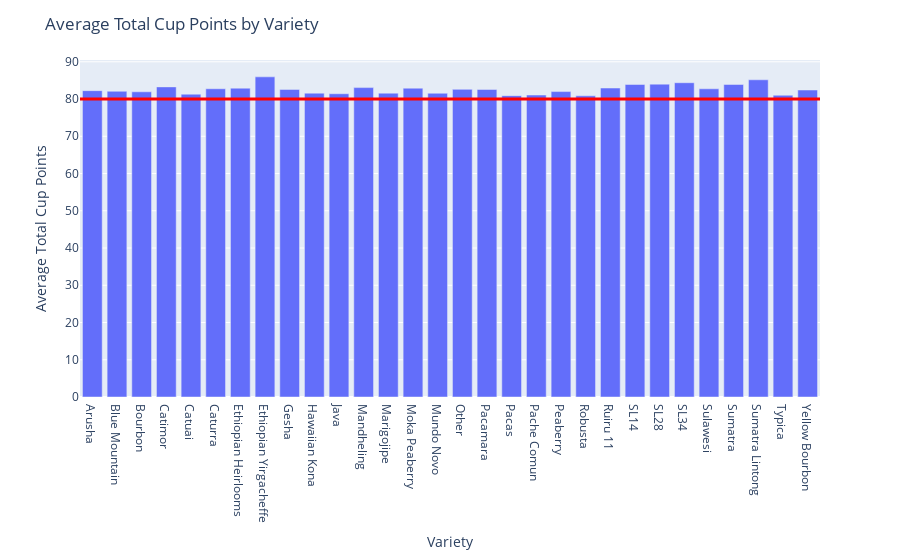

This figure's notebook cell:
### Markdown cell above
## Basic EDA

### Code cell
data_cup = data.groupby('Variety')['Total.Cup.Points'].mean()
fig_cup = px.bar(data_cup)
fig_cup.update_layout(
    title='Average Total Cup Points by Variety',
    xaxis_title='Variety',
    yaxis_title='Average Total Cup Points',
    showlegend = False)
fig_cup.add_hline(y=80, line_width=3, line_dash='solid', line_color='red')

### Figure 1 — Plotly figure (JSON) as saved in the notebook; plotly's stock layout.template omitted (floating-point values rounded to 4 significant figures)
{"data": [{"alignmentgroup": "True", "hovertemplate": "variable=Total.Cup.Points<br>Variety=%{x}<br>value=%{y}<extra></extra>", "legendgroup": "Total.Cup.Points", "marker": {"color": "#636efa", "pattern": {"shape": ""}}, "name": "Total.Cup.Points", "offsetgroup": "Total.Cup.Points", "orientation": "v", "showlegend": true, "textposition": "auto", "type": "bar", "x": ["Arusha", "Blue Mountain", "Bourbon", "Catimor", "Catuai", "Caturra", "Ethiopian Heirlooms", "Ethiopian Yirgacheffe", "Gesha", "Hawaiian Kona", "Java", "Mandheling", "Marigojipe", "Moka Peaberry", "Mundo Novo", "Other", "Pacamara", "Pacas", "Pache Comun", "Peaberry", "Robusta", "Ruiru 11", "SL14", "SL28", "SL34", "Sulawesi", "Sumatra", "Sumatra Lintong", "Typica", "Yellow Bourbon"], "xaxis": "x", "y": [82.25, 82.09, 81.95, 83.26, 81.3, 82.76, 82.92, 85.96, 82.58, 81.58, 81.42, 83.07, 81.58, 82.92, 81.56, 82.6, 82.57, 80.91, 81.08, 82.0, 80.87, 82.96, 83.91, 84.01, 84.38, 82.75, 83.92, 85.17, 81.02, 82.43], "yaxis": "y"}], "layout": {"barmode": "relative", "legend": {"title": {"text": "variable"}, "tracegroupgap": 0}, "margin": {"t": 60}, "shapes": [{"line": {"color": "red", "dash": "solid", "width": 3}, "type": "line", "x0": 0, "x1": 1, "xref": "x domain", "y0": 80, "y1": 80, "yref": "y"}], "showlegend": false, "title": {"text": "Average Total Cup Points by Variety"}, "xaxis": {"anchor": "y", "domain": [0, 1], "title": {"text": "Variety"}}, "yaxis": {"anchor": "x", "domain": [0, 1], "title": {"text": "Average Total Cup Points"}}}}
